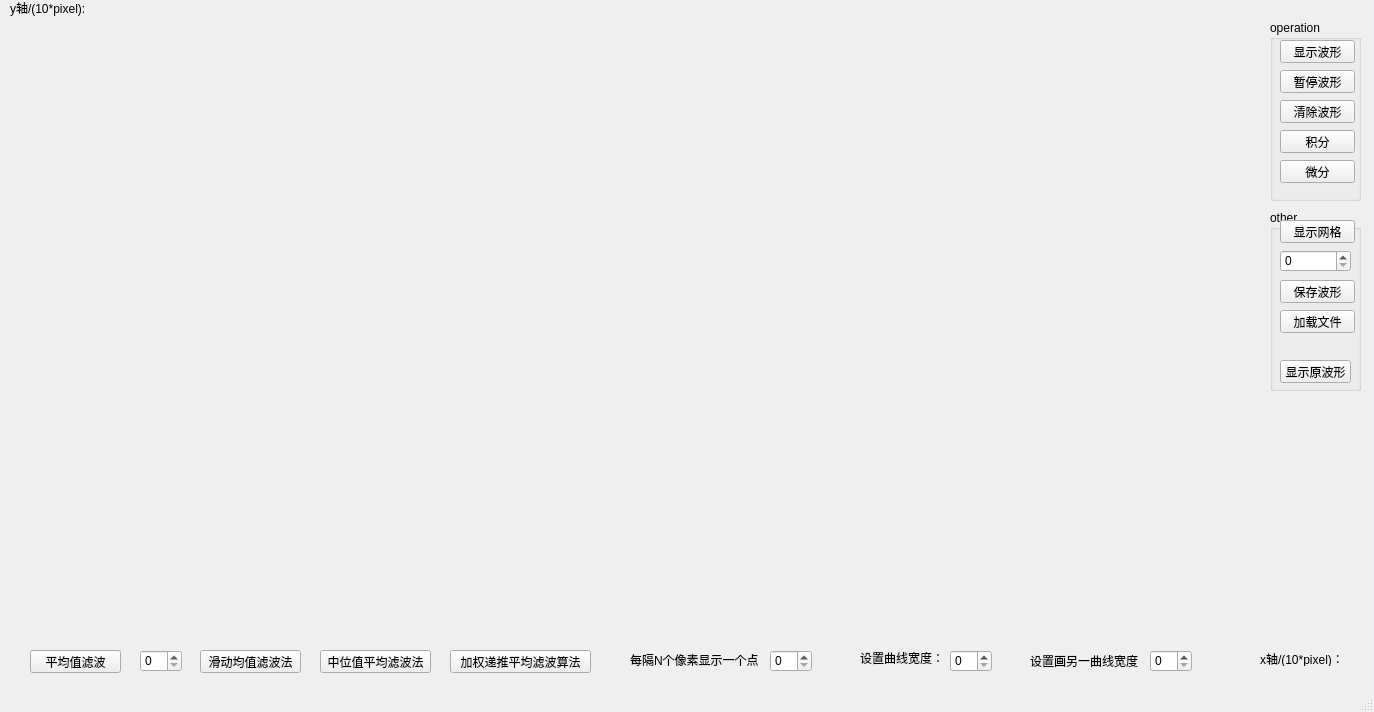
<?xml version="1.0" encoding="UTF-8"?>
<ui version="4.0">
 <class>showWave</class>
 <widget class="QMainWindow" name="showWave">
  <property name="geometry">
   <rect>
    <x>0</x>
    <y>0</y>
    <width>1374</width>
    <height>712</height>
   </rect>
  </property>
  <property name="windowTitle">
   <string>MainWindow</string>
  </property>
  <widget class="QWidget" name="centralwidget">
   <widget class="QGroupBox" name="groupBoxBtn">
    <property name="geometry">
     <rect>
      <x>1270</x>
      <y>20</y>
      <width>91</width>
      <height>181</height>
     </rect>
    </property>
    <property name="title">
     <string>operation</string>
    </property>
    <widget class="QPushButton" name="showWaveBtn">
     <property name="geometry">
      <rect>
       <x>10</x>
       <y>20</y>
       <width>75</width>
       <height>23</height>
      </rect>
     </property>
     <property name="text">
      <string>显示波形</string>
     </property>
    </widget>
    <widget class="QPushButton" name="pauseWaveBtn">
     <property name="geometry">
      <rect>
       <x>10</x>
       <y>50</y>
       <width>75</width>
       <height>23</height>
      </rect>
     </property>
     <property name="text">
      <string>暂停波形</string>
     </property>
    </widget>
    <widget class="QPushButton" name="clearWaveBtn">
     <property name="geometry">
      <rect>
       <x>10</x>
       <y>80</y>
       <width>75</width>
       <height>23</height>
      </rect>
     </property>
     <property name="text">
      <string>清除波形</string>
     </property>
    </widget>
    <widget class="QPushButton" name="integralBtn">
     <property name="geometry">
      <rect>
       <x>10</x>
       <y>110</y>
       <width>75</width>
       <height>23</height>
      </rect>
     </property>
     <property name="text">
      <string>积分</string>
     </property>
    </widget>
    <widget class="QPushButton" name="differBtn">
     <property name="geometry">
      <rect>
       <x>10</x>
       <y>140</y>
       <width>75</width>
       <height>23</height>
      </rect>
     </property>
     <property name="text">
      <string>微分</string>
     </property>
    </widget>
   </widget>
   <widget class="QLabel" name="label_2">
    <property name="geometry">
     <rect>
      <x>1260</x>
      <y>650</y>
      <width>91</width>
      <height>16</height>
     </rect>
    </property>
    <property name="text">
     <string>&lt;!DOCTYPE HTML PUBLIC &quot;-//W3C//DTD HTML 4.0//EN&quot; &quot;http://www.w3.org/TR/REC-html40/strict.dtd&quot;&gt;
&lt;html&gt;&lt;head&gt;&lt;meta name=&quot;qrichtext&quot; content=&quot;1&quot; /&gt;&lt;style type=&quot;text/css&quot;&gt;
p, li { white-space: pre-wrap; }
&lt;/style&gt;&lt;/head&gt;&lt;body style=&quot; font-family:'SimSun'; font-size:9pt; font-weight:400; font-style:normal;&quot;&gt;
&lt;p align=&quot;justify&quot; style=&quot; margin-top:0px; margin-bottom:0px; margin-left:0px; margin-right:0px; -qt-block-indent:0; text-indent:0px;&quot;&gt;x轴/(10*pixel)：&lt;/p&gt;&lt;/body&gt;&lt;/html&gt;</string>
    </property>
   </widget>
   <widget class="QLabel" name="label">
    <property name="geometry">
     <rect>
      <x>10</x>
      <y>0</y>
      <width>91</width>
      <height>16</height>
     </rect>
    </property>
    <property name="text">
     <string>y轴/(10*pixel):</string>
    </property>
   </widget>
   <widget class="QGroupBox" name="groupBox">
    <property name="geometry">
     <rect>
      <x>1270</x>
      <y>210</y>
      <width>91</width>
      <height>181</height>
     </rect>
    </property>
    <property name="title">
     <string>other</string>
    </property>
    <widget class="QPushButton" name="drawGridBtn">
     <property name="geometry">
      <rect>
       <x>10</x>
       <y>10</y>
       <width>75</width>
       <height>23</height>
      </rect>
     </property>
     <property name="text">
      <string>显示网格</string>
     </property>
    </widget>
    <widget class="QSpinBox" name="gridNum">
     <property name="geometry">
      <rect>
       <x>10</x>
       <y>40</y>
       <width>71</width>
       <height>22</height>
      </rect>
     </property>
    </widget>
    <widget class="QPushButton" name="saveWaveBtn">
     <property name="geometry">
      <rect>
       <x>10</x>
       <y>70</y>
       <width>75</width>
       <height>23</height>
      </rect>
     </property>
     <property name="text">
      <string>保存波形</string>
     </property>
    </widget>
    <widget class="QPushButton" name="loadFileBtn">
     <property name="geometry">
      <rect>
       <x>10</x>
       <y>100</y>
       <width>75</width>
       <height>23</height>
      </rect>
     </property>
     <property name="text">
      <string>加载文件</string>
     </property>
    </widget>
    <widget class="QPushButton" name="showNormalBtn">
     <property name="geometry">
      <rect>
       <x>10</x>
       <y>150</y>
       <width>71</width>
       <height>23</height>
      </rect>
     </property>
     <property name="text">
      <string>显示原波形</string>
     </property>
    </widget>
   </widget>
   <widget class="QSpinBox" name="NValueSpinBox">
    <property name="geometry">
     <rect>
      <x>140</x>
      <y>650</y>
      <width>42</width>
      <height>22</height>
     </rect>
    </property>
   </widget>
   <widget class="QPushButton" name="slideBtn">
    <property name="geometry">
     <rect>
      <x>200</x>
      <y>650</y>
      <width>101</width>
      <height>23</height>
     </rect>
    </property>
    <property name="text">
     <string>滑动均值滤波法</string>
    </property>
   </widget>
   <widget class="QPushButton" name="midAvgBtn">
    <property name="geometry">
     <rect>
      <x>320</x>
      <y>650</y>
      <width>111</width>
      <height>23</height>
     </rect>
    </property>
    <property name="text">
     <string>中位值平均滤波法</string>
    </property>
   </widget>
   <widget class="QPushButton" name="pushButton">
    <property name="geometry">
     <rect>
      <x>450</x>
      <y>650</y>
      <width>141</width>
      <height>23</height>
     </rect>
    </property>
    <property name="text">
     <string>加权递推平均滤波算法</string>
    </property>
   </widget>
   <widget class="QSpinBox" name="interalPixelsSpin">
    <property name="geometry">
     <rect>
      <x>770</x>
      <y>650</y>
      <width>42</width>
      <height>22</height>
     </rect>
    </property>
   </widget>
   <widget class="QLabel" name="label_3">
    <property name="geometry">
     <rect>
      <x>630</x>
      <y>650</y>
      <width>131</width>
      <height>20</height>
     </rect>
    </property>
    <property name="text">
     <string>每隔N个像素显示一个点：</string>
    </property>
   </widget>
   <widget class="QLabel" name="label_4">
    <property name="geometry">
     <rect>
      <x>860</x>
      <y>650</y>
      <width>81</width>
      <height>16</height>
     </rect>
    </property>
    <property name="text">
     <string>设置曲线宽度：</string>
    </property>
   </widget>
   <widget class="QSpinBox" name="penWidthSpin">
    <property name="geometry">
     <rect>
      <x>950</x>
      <y>650</y>
      <width>42</width>
      <height>22</height>
     </rect>
    </property>
   </widget>
   <widget class="QLabel" name="label_5">
    <property name="geometry">
     <rect>
      <x>1030</x>
      <y>650</y>
      <width>111</width>
      <height>21</height>
     </rect>
    </property>
    <property name="text">
     <string>设置画另一曲线宽度：</string>
    </property>
   </widget>
   <widget class="QSpinBox" name="otherPenWidthSpin">
    <property name="geometry">
     <rect>
      <x>1150</x>
      <y>650</y>
      <width>42</width>
      <height>22</height>
     </rect>
    </property>
   </widget>
   <widget class="QPushButton" name="showMathAvgBtn">
    <property name="geometry">
     <rect>
      <x>30</x>
      <y>650</y>
      <width>91</width>
      <height>23</height>
     </rect>
    </property>
    <property name="text">
     <string>平均值滤波</string>
    </property>
   </widget>
  </widget>
  <widget class="QMenuBar" name="menubar">
   <property name="geometry">
    <rect>
     <x>0</x>
     <y>0</y>
     <width>1374</width>
     <height>21</height>
    </rect>
   </property>
  </widget>
  <widget class="QStatusBar" name="statusbar"/>
 </widget>
 <resources/>
 <connections/>
</ui>
